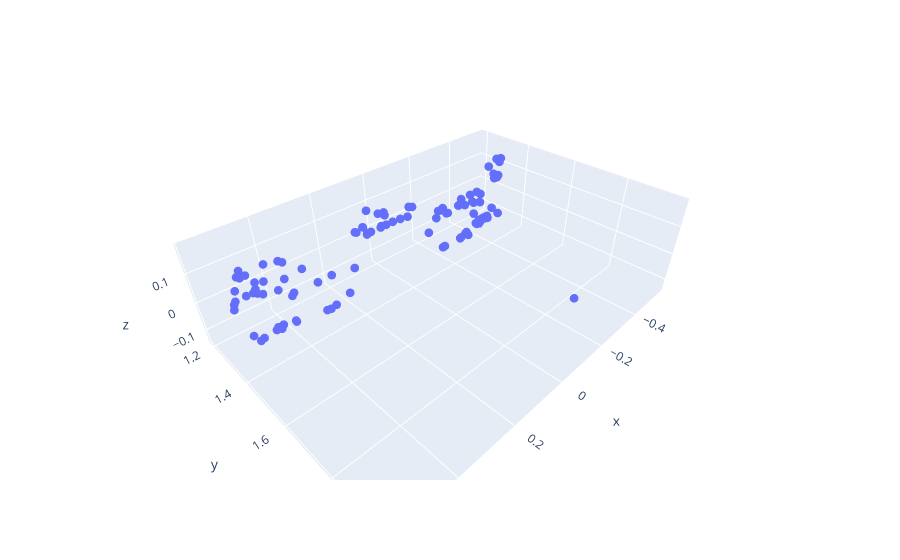

This figure's notebook cell:
### Code cell
# Sanity-check triangulation after BA
i2Ti1_optimized = Pose3(i2Ri1_optimized, i2Ui1_optimized.point3())
camera_i1 = PinholeCameraCal3Bundler(Pose3(), camera_intrinsics_i1)
camera_i2 = PinholeCameraCal3Bundler(
    i2Ti1_optimized.inverse(), camera_intrinsics_i2)
ba_tracks_3d, _= two_view_estimator.triangulate_two_view_correspondences(
    camera_i1, camera_i2, keypoints_i1, keypoints_i2, corr_idxs)
ba_points = np.array([t.point3() for t in ba_tracks_3d]).T
print(ba_points.shape)
fig = px.scatter_3d(x=ba_points[0], y=ba_points[2], z=-ba_points[1])
fig.update_layout(scene=dict(aspectmode='data'))
fig.update_traces(marker_size = 3)
